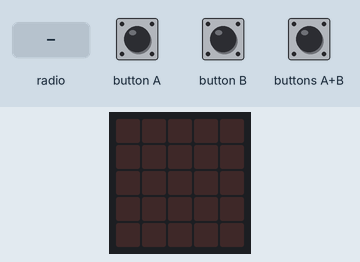
Bench run of a program on a simulated BBC micro:bit (MakeCode). Shown: the board's 5×5 LED display. The test bench sets the inputs (shaded band). No radio messages arrive unless stated (any console line starting 'radio sent:' is added by the test bench); what the program prints to the serial console is not drawn.

Above: at 1.2 s.
1.3 s: radio message "1" arrives
At 2.3 s:
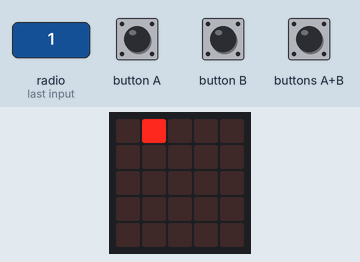
2.8 s: buttons A+B pressed for 0.15 s
Timing chart, 0 to 5.8 s (numbered marks = the images above; inputs shaded):
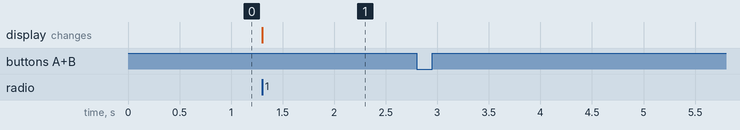

The program:

main.ts
```typescript
input.onButtonPressed(Button.A, function () {
    Coordenada_X += 1
})
input.onButtonPressed(Button.AB, function () {
    radio.setGroup(Coordenada_X * 10 + Coordenada_Y)
    radio.sendString("MARÍA")
    basic.pause(5000)
    radio.setGroup(1)
})
radio.onReceivedString(function (receivedString) {
    led.plot(parseFloat(receivedString.substr(0, 1)), parseFloat(receivedString.substr(1, 1)))
    basic.pause(10000)
    basic.clearScreen()
})
input.onButtonPressed(Button.B, function () {
    Coordenada_Y += 1
})
let Coordenada_Y = 0
let Coordenada_X = 0
radio.setGroup(1)
```

test.ts
```typescript
// aquí va el archivo "tests"; esto no se compilará cuando este paquete se utilice como una extensión.
```

Measured:
- after the input at 1.3 s, the display: changes at once (image 1)
